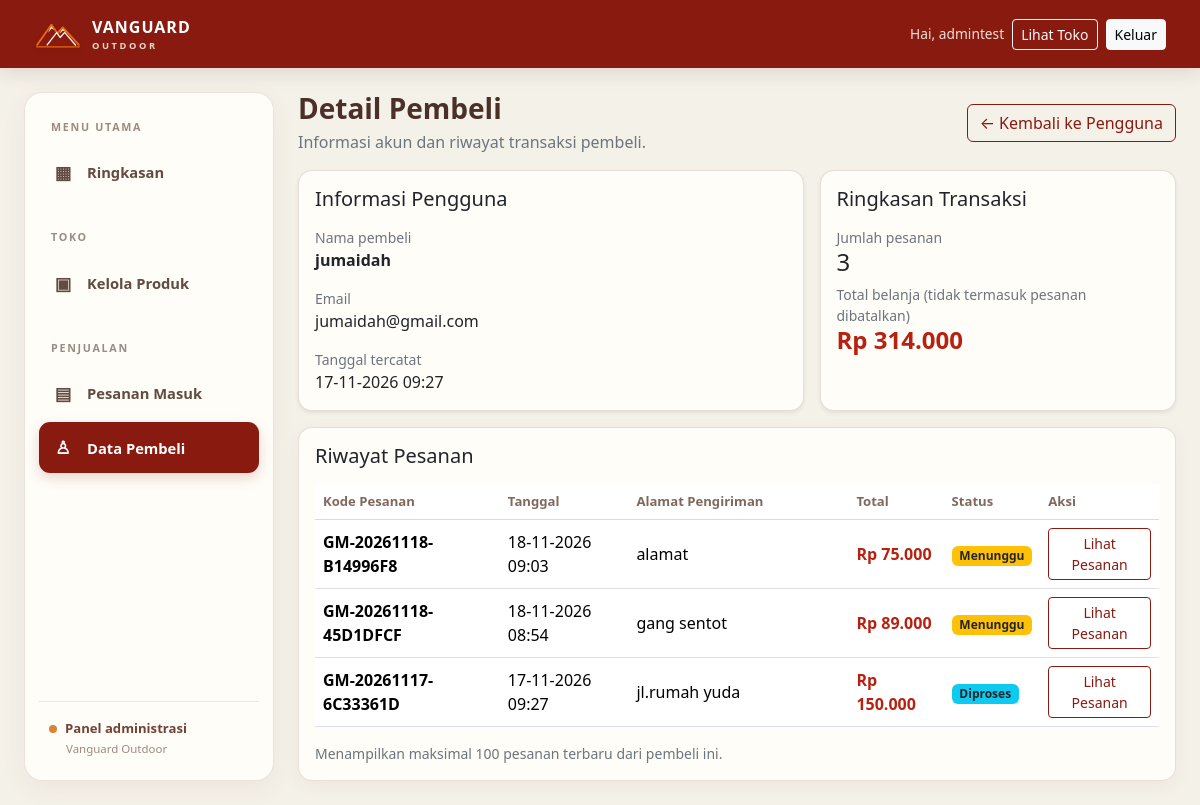
The page /admin/detail_pengguna.php?id=4 (signed in) on the database its author committed.
### tables this page shows
CREATE TABLE `users` (
  `id` int(10) UNSIGNED NOT NULL,
  `name` varchar(100) NOT NULL,
  `email` varchar(100) NOT NULL,
  `password` varchar(255) NOT NULL,
  `role` enum('admin','pembeli') NOT NULL DEFAULT 'pembeli',
  `created_at` timestamp NOT NULL DEFAULT current_timestamp()
);

CREATE TABLE `orders` (
  `id` int(10) UNSIGNED NOT NULL,
  `user_id` int(10) UNSIGNED NOT NULL,
  `order_code` varchar(50) NOT NULL,
  `total_price` decimal(12,2) NOT NULL DEFAULT 0.00,
  `shipping_address` text NOT NULL,
  `status` enum('menunggu','diproses','dikirim','selesai','dibatalkan') NOT NULL DEFAULT 'menunggu',
  `created_at` timestamp NOT NULL DEFAULT current_timestamp()
);

### admin/detail_pengguna.php (the view, shortened to what this page needs)
<?php
require_once __DIR__ . '/../config/koneksi.php';
function gm_h($value): string {
    return htmlspecialchars((string)$value, ENT_QUOTES, 'UTF-8');
}
$id = filter_input(INPUT_GET, 'id', FILTER_VALIDATE_INT);
$userStmt = $conn->prepare("SELECT u.id, u.name, u.email, u.created_at,
                                   COUNT(o.id) AS total_orders,
                                   COALESCE(SUM(CASE WHEN o.status <> 'dibatalkan' THEN o.total_price ELSE 0 END), 0) AS total_spent
                            FROM users u
                            LEFT JOIN orders o ON o.user_id = u.id
                            WHERE u.id = ? AND u.role = 'pembeli'
                            GROUP BY u.id, u.name, u.email, u.created_at
                            LIMIT 1");
$userStmt->bind_param('i', $id);
$userStmt->execute();
$user = $userStmt->get_result()->fetch_assoc();
$orderStmt = $conn->prepare('SELECT id, order_code, total_price, shipping_address, status, created_at FROM orders WHERE user_id = ? ORDER BY created_at DESC, id DESC LIMIT 100');
$orderStmt->bind_param('i', $id);
$orderStmt->execute();
$orders = $orderStmt->get_result();
$statusLabels = [
    'menunggu' => 'Menunggu',
    'diproses' => 'Diproses',
    'dikirim' => 'Dikirim',
    'selesai' => 'Selesai',
    'dibatalkan' => 'Dibatalkan',
];
$statusBadges = [
    'menunggu' => 'bg-warning text-dark',
    'diproses' => 'bg-info text-dark',
    'dikirim' => 'bg-primary',
    'selesai' => 'bg-success',
    'dibatalkan' => 'bg-danger',
];
require_once __DIR__ . '/layout.php';
?>
<div class="d-flex flex-wrap justify-content-between align-items-center gap-2 mb-3">
    <div><h1 class="h3 mb-1">Detail Pembeli</h1><p class="text-secondary mb-0">Informasi akun dan riwayat transaksi pembeli.</p></div>
    <a class="btn btn-outline-primary" href="pengguna.php">&larr; Kembali ke Pengguna</a>
</div>
<div class="row g-3 mb-3">
    <div class="col-lg-7">
        <div class="card shadow-sm h-100"><div class="card-body">
            <h2 class="h5 mb-3">Informasi Pengguna</h2>
            <div class="mb-3"><div class="small text-secondary">Nama pembeli</div><div class="fw-semibold"><?= gm_h($user['name']) ?></div></div>
            <div class="mb-3"><div class="small text-secondary">Email</div><div><?= gm_h($user['email']) ?></div></div>
            <div><div class="small text-secondary">Tanggal tercatat</div><div><?= gm_h(date('d-m-Y H:i', strtotime($user['created_at']))) ?></div></div>
        </div></div>
    </div>
    <div class="col-lg-5">
        <div class="card shadow-sm h-100"><div class="card-body">
            <h2 class="h5 mb-3">Ringkasan Transaksi</h2>
            <div class="mb-2"><div class="small text-secondary">Jumlah pesanan</div><div class="h4 mb-0"><?= (int)$user['total_orders'] ?></div></div>
            <div><div class="small text-secondary">Total belanja (tidak termasuk pesanan dibatalkan)</div><div class="h4 mb-0 price">Rp <?= number_format((float)$user['total_spent'], 0, ',', '.') ?></div></div>
        </div></div>
    </div>
</div>
<div class="card shadow-sm">
    <div class="card-body">
        <h2 class="h5 mb-3">Riwayat Pesanan</h2>
        <div class="table-responsive">
            <table class="table table-hover align-middle">
                <thead><tr><th>Kode Pesanan</th><th>Tanggal</th><th>Alamat Pengiriman</th><th>Total</th><th>Status</th><th>Aksi</th></tr></thead>
                <tbody>
                <?php if ($orders->num_rows > 0): ?>
                    <?php while ($order = $orders->fetch_assoc()): ?>
                        <tr>
                            <td class="fw-semibold"><?= gm_h($order['order_code']) ?></td>
                            <td><?= gm_h(date('d-m-Y H:i', strtotime($order['created_at']))) ?></td>
                            <td style="min-width:220px"><?= nl2br(gm_h($order['shipping_address'])) ?></td>
                            <td class="price">Rp <?= number_format((float)$order['total_price'], 0, ',', '.') ?></td>
                            <td><span class="badge <?= $statusBadges[$order['status']] ?? 'bg-secondary' ?>"><?= gm_h($statusLabels[$order['status']] ?? $order['status']) ?></span></td>
                            <td><a class="btn btn-sm btn-outline-primary" href="detail_pesanan.php?id=<?= (int)$order['id'] ?>">Lihat Pesanan</a></td>
                        </tr>
                    <?php endwhile; ?>
                <?php else: ?>
                    <tr><td colspan="6" class="text-center text-secondary py-4">Pembeli ini belum memiliki pesanan.</td></tr>
                <?php endif; ?>
                </tbody>
            </table>
        </div>
        <p class="small text-secondary mb-0">Menampilkan maksimal 100 pesanan terbaru dari pembeli ini.</p>
    </div>
</div>
<?php
require_once __DIR__ . '/layout_footer.php';
?>

### assets/css/style.css (style rules this page uses)
:root { --gm-orange:#E76814;--gm-cream:#D8D4BC;--gm-maroon:#891A10;--gm-orange-soft:#DC8236;--gm-red:#B8210F;--gm-brown:#714236;--bs-primary:#891A10;--bs-primary-rgb:137,26,16;--bs-link-color:#891A10;--bs-link-hover-color:#E76814;--vo-ink:#34241f;--vo-paper:#f7f5ee }
html,body { background:var(--vo-paper)!important;color:var(--vo-ink) }
.product-card,.card { border:1px solid rgba(113,66,54,.16);border-radius:14px;background:#fffdf8 }
.price { color:#B8210F!important;font-weight:700 }
.btn-outline-primary { color:#891A10!important;border-color:#891A10!important }
.admin-page { background:#f4f1e9!important;min-height:100vh }
.admin-content>.card { box-shadow:0 5px 18px rgba(113,66,54,.05)!important }
.admin-content h1 { font-weight:800;color:#4b3028 }
.admin-content .table thead th { white-space:nowrap;color:#80685d;font-size:.82rem;border-bottom-color:#e5d9cf }
.admin-content .table td { vertical-align:middle }

### rows shown on the page
users: name "jumaidah", email "jumaidah@gmail.com", created_at "17-11-2026 09:27"
orders: order_code "GM-20261118-B14996F8", created_at "18-11-2026 09:03", shipping_address "alamat", total_price "75.000", status "Menunggu"
orders: order_code "GM-20261118-45D1DFCF", created_at "18-11-2026 08:54", shipping_address "gang sentot", total_price "89.000", status "Menunggu"
orders: order_code "GM-20261117-6C33361D", created_at "17-11-2026 09:27", shipping_address "jl.rumah yuda", total_price "150.000", status "Diproses"

### other values the page prints
$_SESSION['user_name'] "admintest"
$user['total_orders'] "3"
$user['total_spent'] "314.000"
